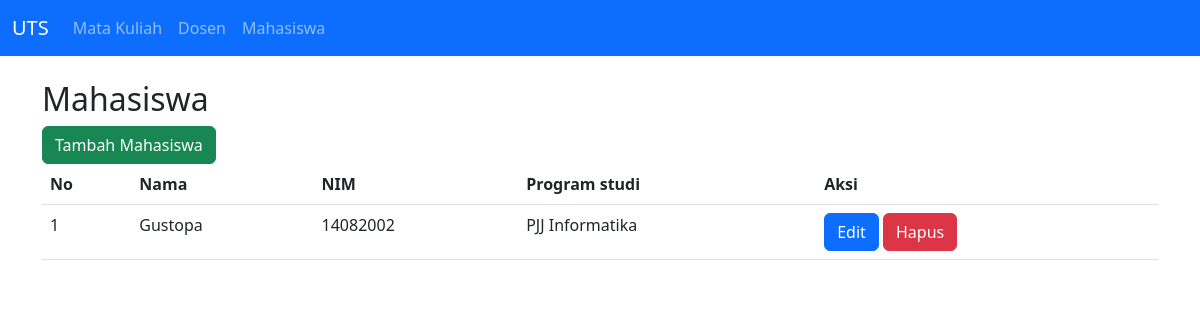
The page /mahasiswa.php on the database its author committed.
### tables this page shows
CREATE TABLE `mahasiswa` (
  `id` int(11) NOT NULL,
  `nama` varchar(255) NOT NULL,
  `nim` char(10) NOT NULL,
  `program_studi` varchar(255) NOT NULL
);

### mahasiswa.php (the view, shortened to what this page needs)
<?php
include('functions/koneksi.php');
$query = mysqli_query($mysqli,"SELECT * FROM mahasiswa");
?>
<!doctype html>
<html lang="en">
  <head>
    <link href="https://cdn.jsdelivr.net/npm/bootstrap@5.3.0/dist/css/bootstrap.min.css" rel="stylesheet">
  </head>
  <body>
  <nav class="navbar navbar-expand-lg bg-primary navbar-dark">
  <div class="container-fluid">
    <a class="navbar-brand" href="#">UTS</a>
    <div class="collapse navbar-collapse" id="navbarNav">
      <ul class="navbar-nav">
        <li class="nav-item">
          <a class="nav-link " aria-current="page" href="index.php">Mata Kuliah</a>
        </li>
        <li class="nav-item">
          <a class="nav-link" href="dosen.php">Dosen</a>
        </li>
        <li class="nav-item">
          <a class="nav-link" href="mahasiswa.php">Mahasiswa</a>
        </li>
      </ul>
    </div>
  </div>
</nav>
<div class="container pt-4">
    <h2>Mahasiswa</h2>
    <div class="row">
        <div class="col-12">
            <button class="btn btn-success" data-bs-toggle="modal" data-bs-target="#tambah">Tambah Mahasiswa</button>
        </div>
        <div class="col-12">
            <table class="table">
                <thead>
                    <tr>
                        <th>No</th>
                        <th>Nama</th>
                        <th>NIM</th>
                        <th>Program studi</th>
                        <th>Aksi</th>
                    </tr>
                </thead>
                <tbody>
                    <?php $i=1; while($mahasiswa = mysqli_fetch_array($query)) { ?>
                    <tr>
                        <td><?= $i ?></td>
                        <td><?= $mahasiswa['nama'] ?></td>
                        <td><?= $mahasiswa['nim'] ?></td>
                        <td><?= $mahasiswa['program_studi'] ?></td>
                        <td>
                            <button class="btn btn-primary" data-bs-toggle="modal" data-bs-target="#edit<?= $mahasiswa['id']; ?>">Edit</button>
                            <a href="functions/hapus.php?table=mahasiswa&&id=<?=$mahasiswa['id']?>" onclick="return confirm('Anda yakin?')" class="btn btn-danger">Hapus</a>
                        </td>
                    </tr>
                    <?php $i++; } ?>
                </tbody>
            </table>
        </div>
    </div>
</div>
  </body>
</html>

### rows shown on the page
mahasiswa: nama "Gustopa", nim "14082002", program_studi "PJJ Informatika"
